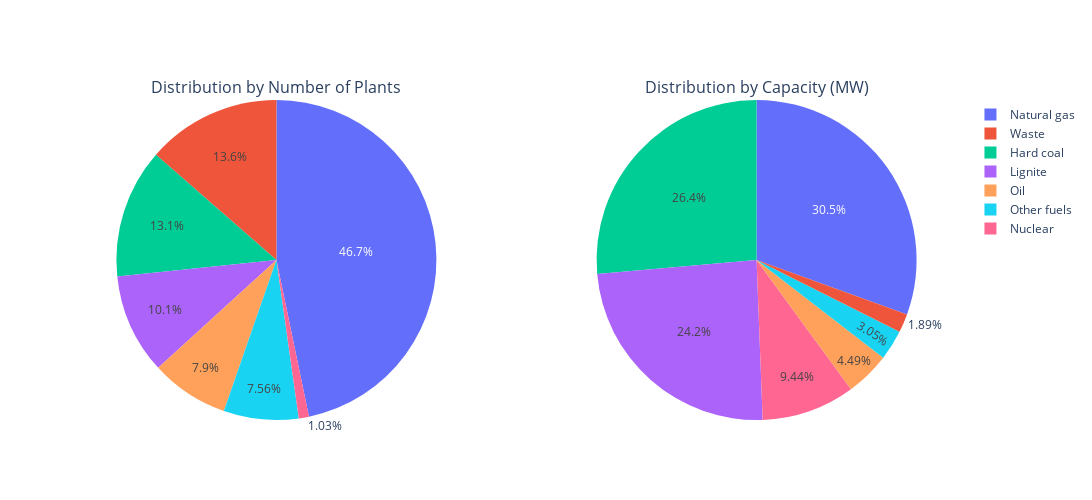

The notebook cell this image was saved under:
### Markdown cell above
### 1.4.3 Side-by-Side Pie Charts: Distribution of Conventional Power Plants by Number of Plants and by Net Capacity (MW)

### Code cell
# Create a subplot showing the distribution of energy sources by number of 
# power plants and by capacity across Germany

fig1 = px.pie(conv_number_plants_sources, 
             values='number_of_plants', 
             names='energy_source'
            )

fig2 = px.pie(conv_cap_sources, 
             values = 'total_net_capacity', 
             names = 'energy_source'
            )

# Create subplot layout with 1 row and 2 columns for pie charts
subplots_fig = make_subplots(
    rows=1, cols=2,
    specs=[[{'type':'domain'}, {'type':'domain'}]],
    subplot_titles=[
        'Distribution by Number of Plants',
        'Distribution by Capacity (MW)'
    ]
)
# Add traces from the two px pie charts
for trace in fig1.data:
    subplots_fig.add_trace(trace, row=1, col=1)

for trace in fig2.data:
    subplots_fig.add_trace(trace, row=1, col=2)
    
subplots_fig.update_layout(width=1200, height=500)
subplots_fig.show()

### Figure 1 — Plotly figure (JSON) as saved in the notebook; plotly's stock layout.template omitted (floating-point values rounded to 4 significant figures)
{"data": [{"domain": {"x": [0, 0.45], "y": [0, 1]}, "hovertemplate": "energy_source=%{label}<br>number_of_plants=%{value}<extra></extra>", "labels": ["Natural gas", "Waste", "Hard coal", "Lignite", "Oil", "Other fuels", "Nuclear"], "legendgroup": "", "name": "", "showlegend": true, "type": "pie", "values": [272, 79, 76, 59, 46, 44, 6]}, {"domain": {"x": [0.55, 1], "y": [0, 1]}, "hovertemplate": "energy_source=%{label}<br>total_net_capacity=%{value}<extra></extra>", "labels": ["Natural gas", "Hard coal", "Lignite", "Nuclear", "Oil", "Other fuels", "Waste"], "legendgroup": "", "name": "", "showlegend": true, "type": "pie", "values": [26242, 22685, 20819, 8114, 3858, 2623, 1622]}], "layout": {"annotations": [{"font": {"size": 16}, "showarrow": false, "text": "Distribution by Number of Plants", "x": 0.225, "xanchor": "center", "xref": "paper", "y": 1, "yanchor": "bottom", "yref": "paper"}, {"font": {"size": 16}, "showarrow": false, "text": "Distribution by Capacity (MW)", "x": 0.775, "xanchor": "center", "xref": "paper", "y": 1, "yanchor": "bottom", "yref": "paper"}], "height": 500, "width": 1200}}
